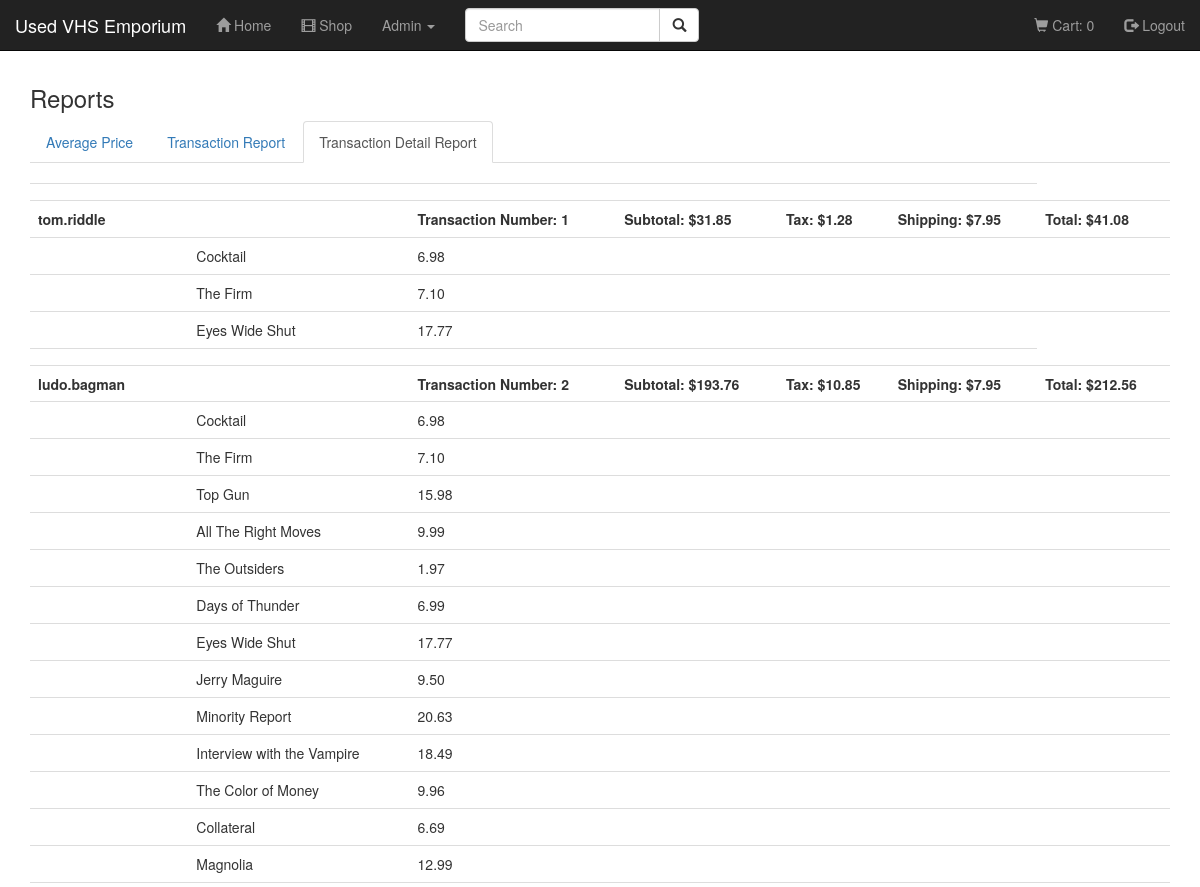
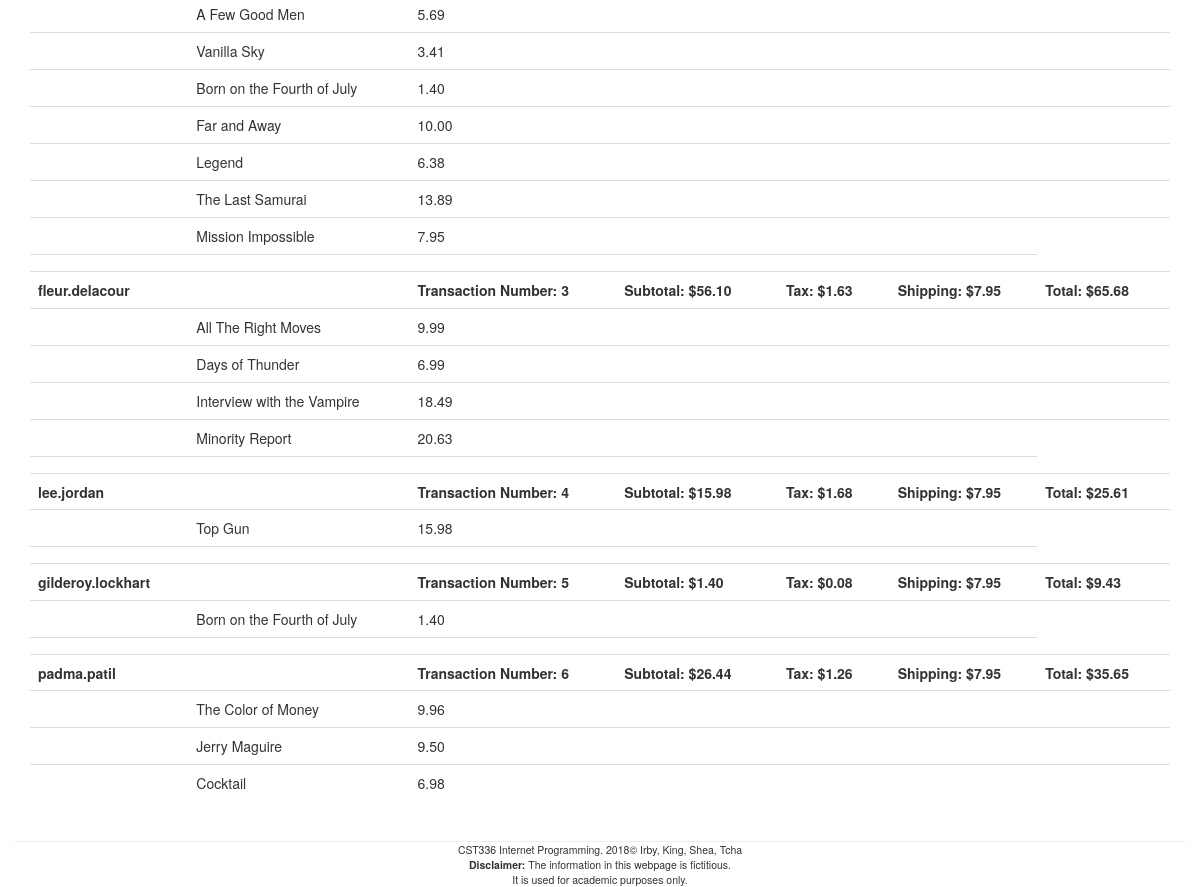
The page /final-project/report3.php (signed in) on the database its author committed (2 pictures, top to bottom).
### tables this page shows
CREATE TABLE transactionDetails
(
 tranId     INT NOT NULL ,
 lineNumber INT NOT NULL ,
 NAME        VARCHAR(45) NOT NULL ,
 price       DECIMAL(10,2) NOT NULL ,
 PRIMARY KEY (tranId, lineNumber),
 CONSTRAINT FK_transactionDet_transaction FOREIGN KEY (tranId) REFERENCES TRANSACTION (tranId)
);

CREATE TABLE users
(
 userId   TINYINT NOT NULL AUTO_INCREMENT ,
 userName VARCHAR(30) NOT NULL ,
 PASSWORD CHAR(40) NOT NULL ,
 stateCode VARCHAR(2) NOT NULL ,
PRIMARY KEY (userId),
UNIQUE(userName),
CONSTRAINT FK_users_state FOREIGN KEY (stateCode) REFERENCES states (stateCode)
);

CREATE TABLE TRANSACTION
(
 tranId INT NOT NULL,
 subtotal FLOAT,
 tax FLOAT,
 shipping FLOAT,
 userId TINYINT NOT NULL,
 PRIMARY KEY(tranId),
 CONSTRAINT FK_transaction_user FOREIGN KEY (userId) REFERENCES users (userId)
);

### final-project/report3.php (the view, shortened to what this page needs)
<?php
    include 'inc/header.php';
    $conn=getDatabaseConnection();
    $sql = "SELECT t.tranId, userName, NAME, price FROM transactionDetails td
              JOIN TRANSACTION t ON
                td.tranId = t.tranID
              JOIN users u ON
                t.userId = u.userId
            ORDER BY tranId";
    $stmt = $conn->prepare($sql);
    $stmt->execute();
    $records = $stmt->fetchAll(PDO::FETCH_ASSOC);
    function getAgg($id){
        global $conn;
        $np = array();
        $np[':id'] = $id;
        $sql = "SELECT tranId, FORMAT(subtotal, 2) AS subtotal, FORMAT(tax, 2) AS tax, shipping, FORMAT((subtotal + tax + shipping), 2) AS total
                FROM TRANSACTION
                WHERE tranId=:id";
        $stmt = $conn->prepare($sql);
        $stmt->execute($np);
        $agg = $stmt->fetch(PDO::FETCH_ASSOC);
        return($agg);
    }
?>
<div class="container">
    <h3>Reports</h3>
    <ul class="nav nav-tabs">
        <li><a href="report1.php">Average Price</a></li>
        <li><a href="report2.php">Transaction Report</a></li>
        <li class="active"><a href="report3.php">Transaction Detail Report</a></li>
    </ul>
    <br />
    <table class='table table-hover'>
        <tbody>
            <?php
                $currTran=0;
                foreach($records as $record){
                    echo "<tr>";
                    if($currTran != $record['tranId']){
                        $agg=getAgg($record['tranId']);
                        $currTran++;
                        echo "<td></td><td></td><td></td><td></td><td></td><td></td>";
                        echo "</tr><tr>";
                        echo "<td><strong>".$record['userName']."</strong><td>";
                        echo "<td><strong>Transaction Number: ".$record['tranId']."</strong></td>";
                        echo "<td><strong>Subtotal: $".$agg['subtotal']."</strong></td>";
                        echo "<td><strong>Tax: $".$agg['tax']."</strong></td>";
                        echo "<td><strong>Shipping: $".$agg['shipping']."</strong></td>";
                        echo "<td><strong>Total: $".$agg['total']."</strong></td>";
                        echo "<tr/><tr>";
                    }
                    echo "<td></td>";
                    echo "<td>".$record['NAME']."</td>";
                    echo "<td>".$record['price']."</td>";
                    echo "<td></td>";
                    echo "<td></td>";
                    echo "<td></td>";
                    echo "<td></td>";
                    echo "</tr>";
                }
            ?>
        </tbody>
    </table>
</div>
<?php
    include 'inc/footer.php';
?>

### final-project/css/styles.css (style rules this page uses)
body { padding-top: 65px; }

### rows shown on the page
transactiondetails: users.userName "tom.riddle", tranId.tranId "1", subtotal "31.85", tax "1.28", tranId.shipping "7.95", total "41.08", NAME "Cocktail", price "6.98"
transactiondetails: NAME "The Firm", price "7.10"
transactiondetails: NAME "Eyes Wide Shut", price "17.77"
transactiondetails: users.userName "ludo.bagman", tranId.tranId "2", subtotal "193.76", tax "10.85", tranId.shipping "7.95", total "212.56", NAME "Cocktail", price "6.98"
transactiondetails: NAME "The Firm", price "7.10"
transactiondetails: NAME "Top Gun", price "15.98"
transactiondetails: NAME "All The Right Moves", price "9.99"
transactiondetails: NAME "The Outsiders", price "1.97"
transactiondetails: NAME "Days of Thunder", price "6.99"
transactiondetails: NAME "Eyes Wide Shut", price "17.77"
transactiondetails: NAME "Jerry Maguire", price "9.50"
transactiondetails: NAME "Minority Report", price "20.63"
transactiondetails: NAME "Interview with the Vampire", price "18.49"
transactiondetails: NAME "The Color of Money", price "9.96"
transactiondetails: NAME "Collateral", price "6.69"
transactiondetails: NAME "Magnolia", price "12.99"
transactiondetails: NAME "A Few Good Men", price "5.69"
transactiondetails: NAME "Vanilla Sky", price "3.41"
transactiondetails: NAME "Born on the Fourth of July", price "1.40"
transactiondetails: NAME "Far and Away", price "10.00"
transactiondetails: NAME "Legend", price "6.38"
transactiondetails: NAME "The Last Samurai", price "13.89"
transactiondetails: NAME "Mission Impossible", price "7.95"
transactiondetails: users.userName "fleur.delacour", tranId.tranId "3", subtotal "56.10", tax "1.63", tranId.shipping "7.95", total "65.68", NAME "All The Right Moves", price "9.99"
transactiondetails: NAME "Days of Thunder", price "6.99"
transactiondetails: NAME "Interview with the Vampire", price "18.49"
transactiondetails: NAME "Minority Report", price "20.63"
transactiondetails: users.userName "lee.jordan", tranId.tranId "4", subtotal "15.98", tax "1.68", tranId.shipping "7.95", total "25.61", NAME "Top Gun", price "15.98"
transactiondetails: users.userName "gilderoy.lockhart", tranId.tranId "5", subtotal "1.40", tax "0.08", tranId.shipping "7.95", total "9.43", NAME "Born on the Fourth of July", price "1.40"
transactiondetails: users.userName "padma.patil", tranId.tranId "6", subtotal "26.44", tax "1.26", tranId.shipping "7.95", total "35.65", NAME "The Color of Money", price "9.96"
transactiondetails: NAME "Jerry Maguire", price "9.50"
transactiondetails: NAME "Cocktail", price "6.98"

### other values the page prints
cartCount() "0"
